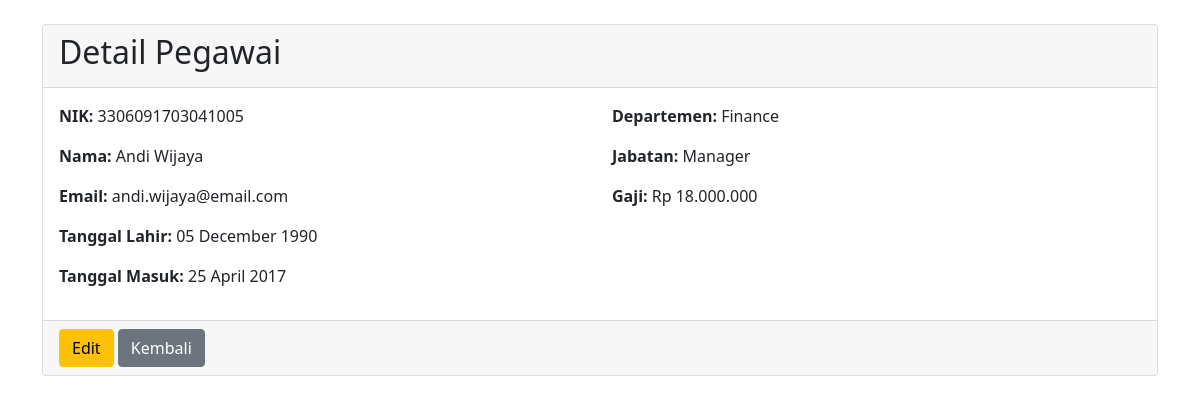
The app's page /employees/view.php?id=6 (signed in) with its own data.
### tables this page shows
CREATE TABLE `employees` (
  `emp_id` int(11) NOT NULL AUTO_INCREMENT,
  `nik` varchar(20) NOT NULL,
  `full_name` varchar(100) NOT NULL,
  `email` varchar(100) NOT NULL,
  `birth_date` date DEFAULT NULL,
  `hire_date` date DEFAULT NULL,
  `dept_id` int(11) DEFAULT NULL,
  `position_id` int(11) DEFAULT NULL,
  `salary` decimal(15,2) DEFAULT NULL,
  `created_at` timestamp NOT NULL DEFAULT current_timestamp(),
  `updated_at` timestamp NOT NULL DEFAULT current_timestamp() ON UPDATE current_timestamp(),
  PRIMARY KEY (`emp_id`),
  UNIQUE KEY `nik` (`nik`),
  UNIQUE KEY `email` (`email`),
  KEY `dept_id` (`dept_id`),
  KEY `position_id` (`position_id`),
  CONSTRAINT `employees_ibfk_1` FOREIGN KEY (`dept_id`) REFERENCES `departments` (`dept_id`),
  CONSTRAINT `employees_ibfk_2` FOREIGN KEY (`position_id`) REFERENCES `positions` (`position_id`)
);

CREATE TABLE `departments` (
  `dept_id` int(11) NOT NULL AUTO_INCREMENT,
  `dept_name` varchar(100) NOT NULL,
  `created_at` timestamp NOT NULL DEFAULT current_timestamp(),
  PRIMARY KEY (`dept_id`)
);

CREATE TABLE `positions` (
  `position_id` int(11) NOT NULL AUTO_INCREMENT,
  `position_name` varchar(100) NOT NULL,
  `salary_range_min` decimal(15,2) DEFAULT NULL,
  `salary_range_max` decimal(15,2) DEFAULT NULL,
  `created_at` timestamp NOT NULL DEFAULT current_timestamp(),
  PRIMARY KEY (`position_id`)
);

### employees/view.php (the view, shortened to what this page needs)
<?php
$database = new Database();
$db = $database->getConnection();
if (isset($_GET['id'])) {
    $emp_id = $_GET['id'];
    try {
        $query = "SELECT
            e.emp_id,
            e.nik,
            e.full_name,
            e.email,
            e.birth_date,
            e.hire_date,
            d.dept_name,
            p.position_name,
            e.salary
        FROM employees e
        LEFT JOIN departments d ON e.dept_id = d.dept_id
        LEFT JOIN positions p ON e.position_id = p.position_id
        WHERE e.emp_id = ?";
        $stmt = $db->prepare($query);
        $stmt->execute([$emp_id]);
        $employee = $stmt->fetch(PDO::FETCH_ASSOC);
    } catch (PDOException $e) {
        error_log("Database Error: " . $e->getMessage());
        die("Maaf, terjadi kesalahan dalam mengakses data.");
    }
} else {
    header("Location: index.php");
    exit();
}
?>
<!DOCTYPE html>
<html lang="id">
<head>
    <link href="https://cdn.jsdelivr.net/npm/bootstrap@5.1.3/dist/css/bootstrap.min.css" rel="stylesheet">
</head>
<body>
    <div class="container mt-4">
        <div class="card">
            <div class="card-header">
                <h2>Detail Pegawai</h2>
            </div>
            <div class="card-body">
                <div class="row">
                    <div class="col-md-6">
                        <p><strong>NIK:</strong> <?php echo htmlspecialchars($employee['nik']); ?></p>
                        <p><strong>Nama:</strong> <?php echo htmlspecialchars($employee['full_name']); ?></p>
                        <p><strong>Email:</strong> <?php echo htmlspecialchars($employee['email']); ?></p>
                        <p><strong>Tanggal Lahir:</strong> <?php echo date('d F Y', strtotime($employee['birth_date'])); ?></p>
                        <p><strong>Tanggal Masuk:</strong> <?php echo date('d F Y', strtotime($employee['hire_date'])); ?></p>
                    </div>
                    <div class="col-md-6">
                        <p><strong>Departemen:</strong> <?php echo htmlspecialchars($employee['dept_name']); ?></p>
                        <p><strong>Jabatan:</strong> <?php echo htmlspecialchars($employee['position_name']); ?></p>
                        <p><strong>Gaji:</strong> Rp <?php echo number_format($employee['salary'], 0, ',', '.'); ?></p>
                    </div>
                </div>
            </div>
            <div class="card-footer">
                <a href="edit.php?id=<?php echo htmlspecialchars($employee['emp_id']); ?>" class="btn btn-warning">Edit</a>
                <a href="index.php" class="btn btn-secondary">Kembali</a>
            </div>
        </div>
    </div>
</body>
</html>

### records on screen
employees: nik "3306091703041005", full_name "Andi Wijaya", email "andi.wijaya@email.com", birth_date "05 December 1990", hire_date "25 April 2017", dept.dept_name "Finance", position.position_name "Manager", salary "18.000.000"
